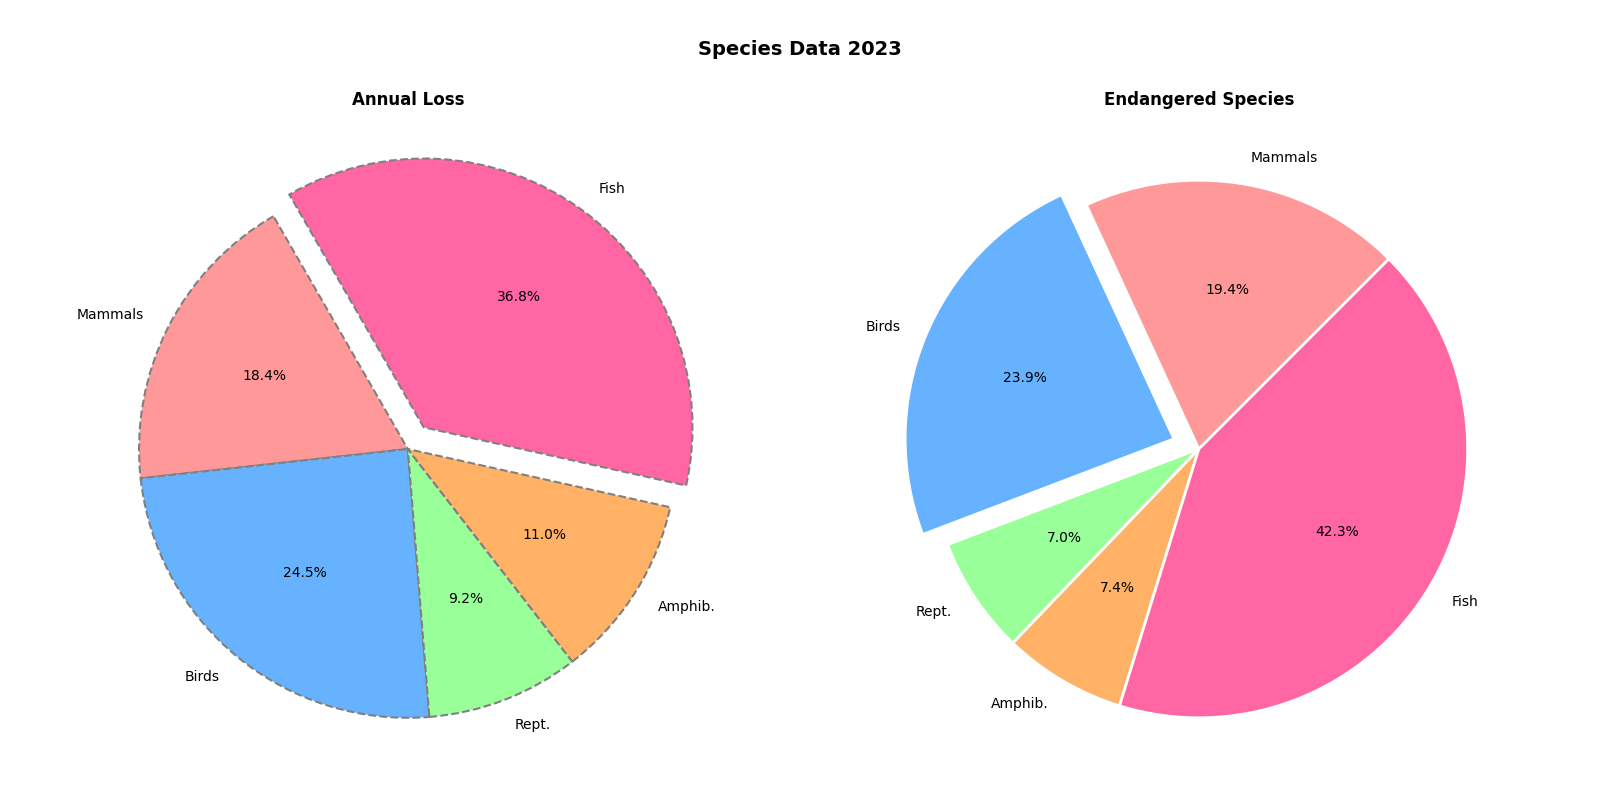

Python code for this plot:
import matplotlib.pyplot as plt
import numpy as np

species_categories = ['Mammals', 'Birds', 'Rept.', 'Amphib.', 'Fish']
number_of_species = [550, 679, 200, 210, 1200]
species_lost_per_year = [30, 40, 15, 18, 60]
colors = ['#FF9999', '#66B2FF', '#99FF99', '#FFB266', '#FF66A3']

fig, (ax1, ax2) = plt.subplots(1, 2, figsize=(16, 8))

ax1.pie(
    species_lost_per_year, 
    labels=species_categories, 
    autopct='%1.1f%%', 
    startangle=120, 
    colors=colors, 
    wedgeprops={'edgecolor': 'gray', 'linestyle': '--', 'linewidth': 1.5}, 
    explode=[0.1 if i == max(species_lost_per_year) else 0 for i in species_lost_per_year]
)
ax1.set_title('Annual Loss', fontsize=12, fontweight='bold')

ax2.pie(
    number_of_species, 
    labels=species_categories, 
    autopct='%1.1f%%', 
    startangle=45, 
    colors=colors, 
    wedgeprops={'edgecolor': 'white', 'linewidth': 2}, 
    explode=[0, 0.1, 0, 0, 0]
)
ax2.set_title('Endangered Species', fontsize=12, fontweight='bold')

fig.suptitle('Species Data 2023', fontsize=14, fontweight='bold', y=0.95)

plt.tight_layout(rect=[0, 0, 1, 0.92])
plt.show()
